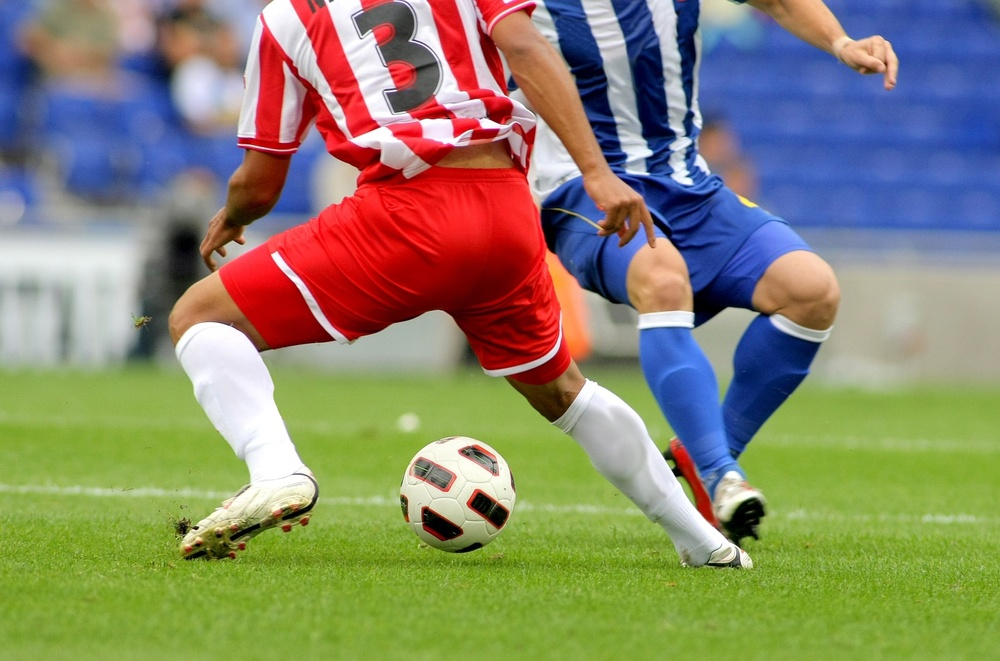
#> input picture ch2/soccer.jpg, 1000 x 661 px, shrunk from 1434 x 948 before the run
$ python 2-3slicing.py
#> lines starting #> are read from the running program, lines starting #| are printed output that depends on the picture
import cv2
import sys
import numpy as np

img = cv2.imread('soccer.jpg')
#> img is the input picture: shape (661, 1000, 3); mean B, G, R 107.3, 133.3, 136.8
if img is None:
    sys.exit('파일을 찾을 수 없습니다.')

print(type(img))
#| <class 'numpy.ndarray'>
print(img.shape)
#| (661, 1000, 3)

# 1 numpy의 슬라이싱slicing
# cv2.imshow('Upper left half', img[0:img.shape[0]//2, 0:img.shape[1]//2, :])
# cv2.imshow('Central half', img[img.shape[0]//4:3*img.shape[0]//4, img.shape[1]//4:3*img.shape[1]//4, :])

# cv2.imshow('Red channel', img[:, :, 2])   # OpenCV는 BGR로 색상값 저장
# cv2.imshow('Green channel', img[:, :, 1])   # 다른 색상 값이 없으므로, 그레이 이미지로 출력 됨
# cv2.imshow('Blue channel', img[:, :, 0])

# 2 OpenCV의 split
b, g, r = cv2.split(img)
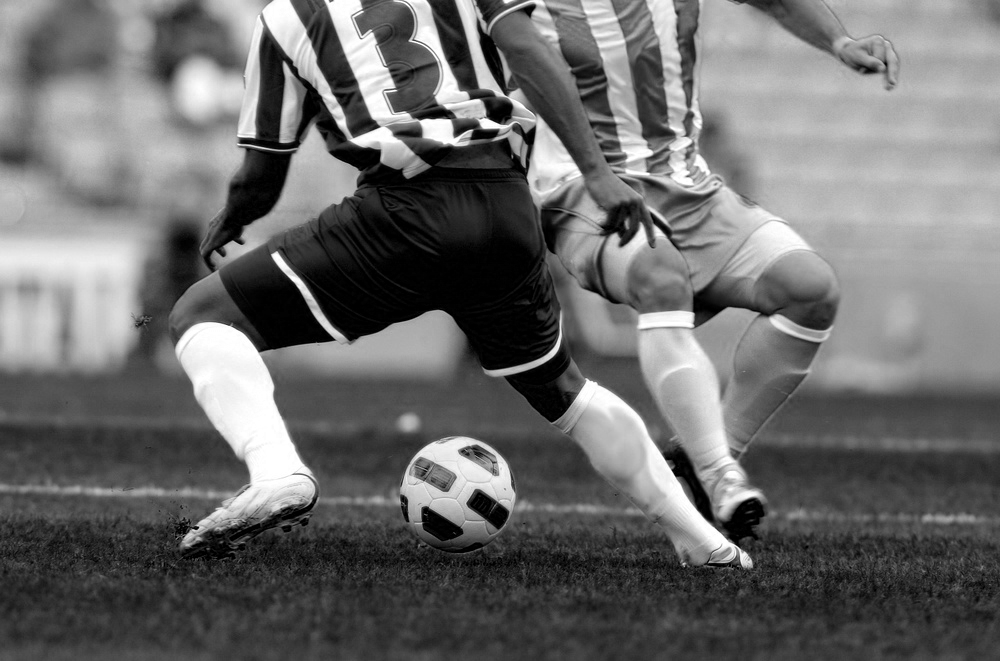
#> b: shape (661, 1000); min 0, max 255, mean 107.3
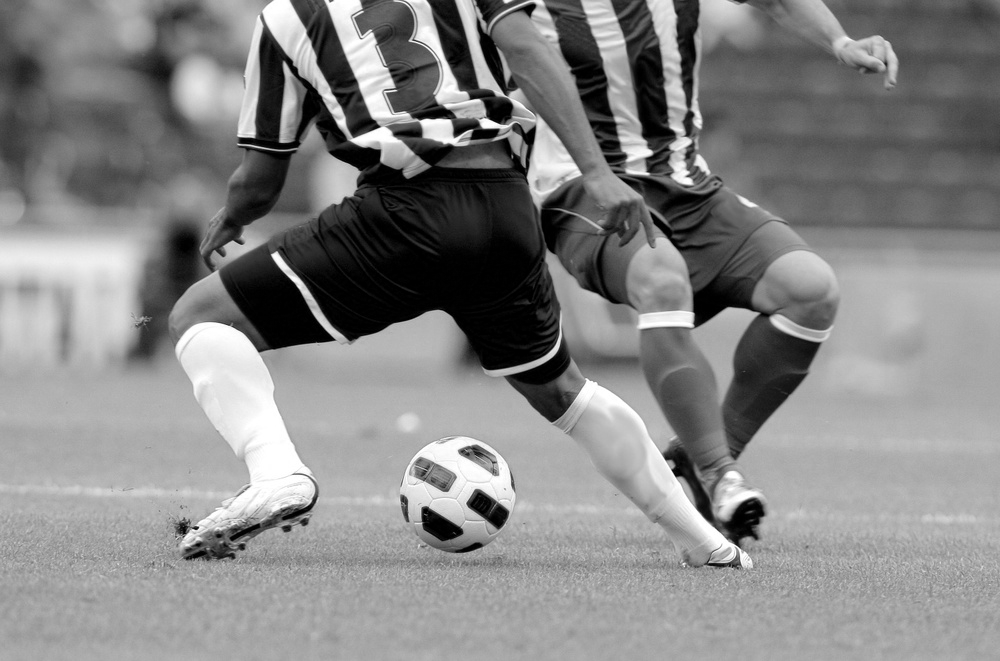
#> g: shape (661, 1000); min 0, max 255, mean 133.3
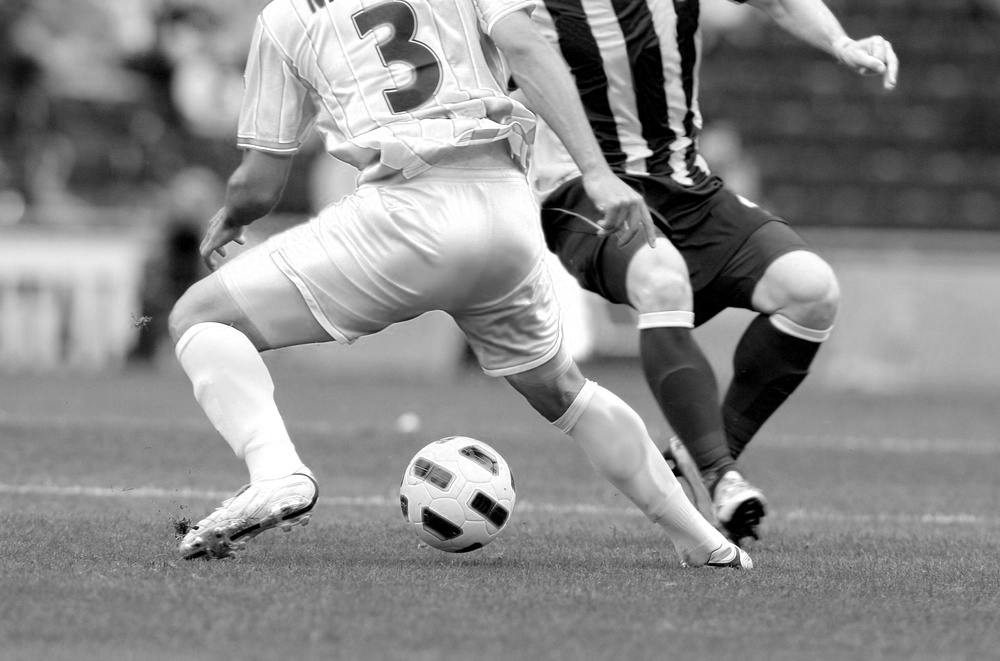
#> r: shape (661, 1000); min 0, max 255, mean 136.8
black = np.zeros((img.shape[0], img.shape[1]), np.uint8)    # 이미지 크기의 0으로 채운 배열 (black)
img_R = cv2.merge((black, black, r))    # 해당 색상 값을 가진 이미지 생성
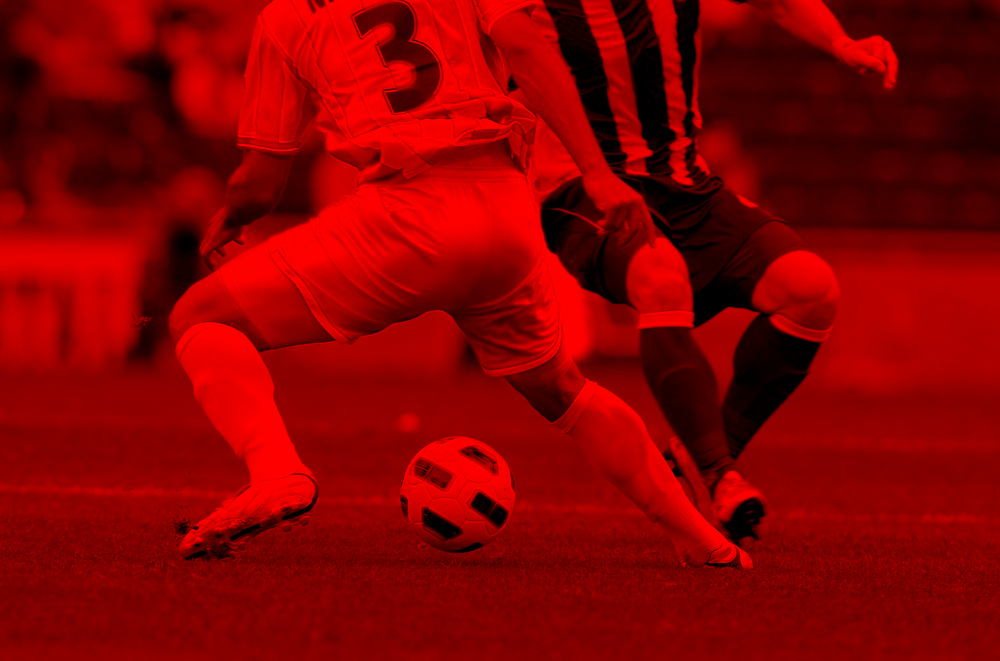
#> img_R: shape (661, 1000, 3); mean of channels 0, 1, 2 0, 0, 136.8; drawn as B, G, R
img_B = cv2.merge((b, black, black))
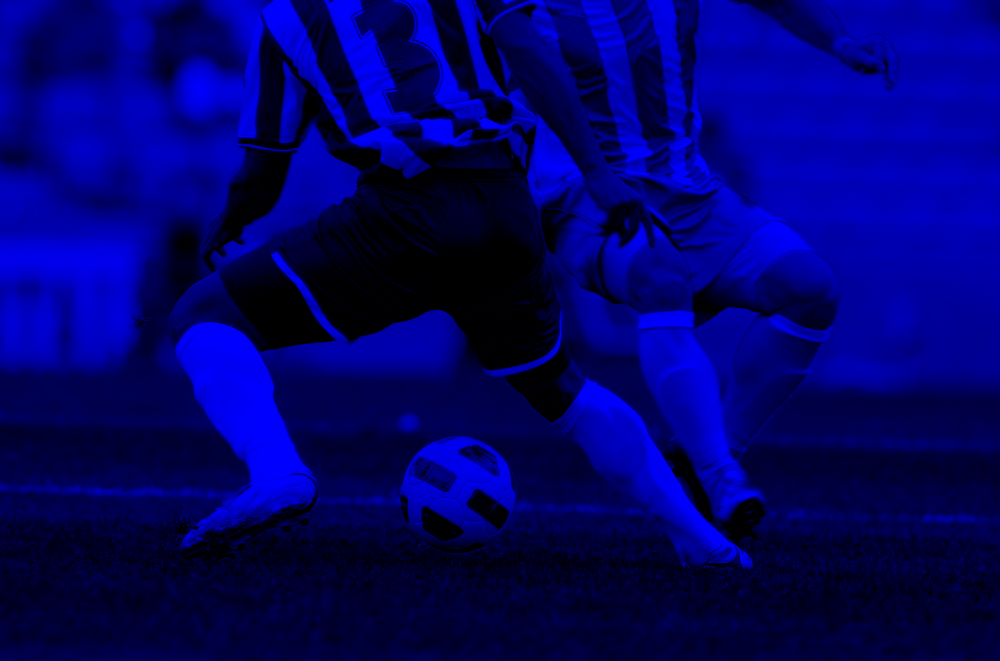
#> img_B: shape (661, 1000, 3); mean of channels 0, 1, 2 107.3, 0, 0; drawn as B, G, R
cv2.imshow('Red in Color', img_R)
cv2.imshow('Blue in Color', img_B)

cv2.waitKey()
cv2.destroyAllWindows()

$ run again, with ch2/girl_laughing.jpg copied over ch2/soccer.jpg
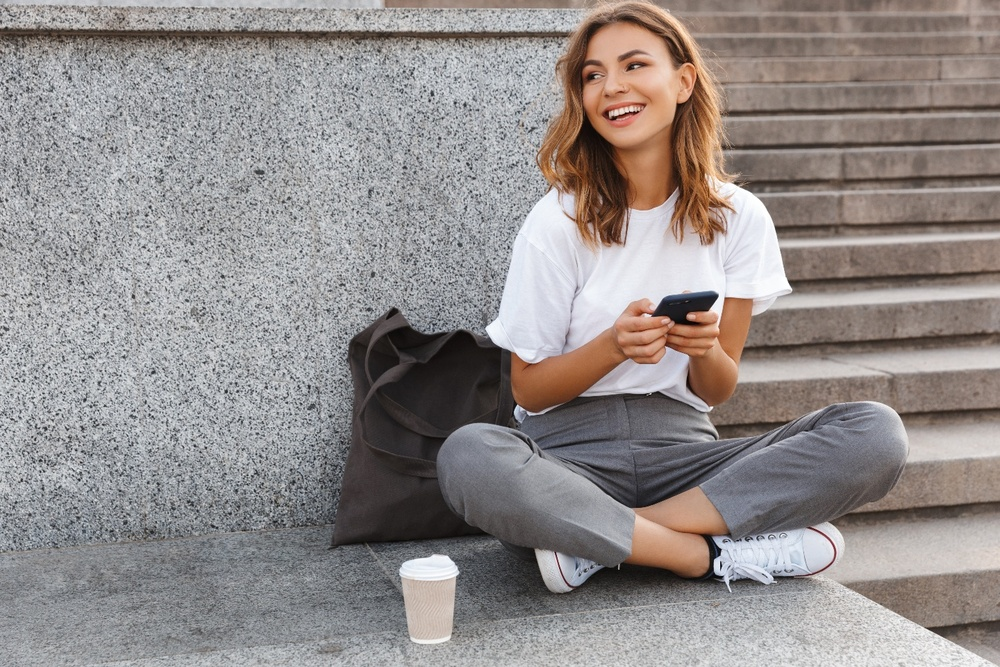
#> input picture ch2/girl_laughing.jpg, 1000 x 667 px, shrunk from 1440 x 960 before the run
#> img is the input picture: shape (667, 1000, 3); mean B, G, R 139.3, 140.6, 146.9
#| <class 'numpy.ndarray'>
#| (667, 1000, 3)
#> `img_R = cv2.merge((black, black, r))`:
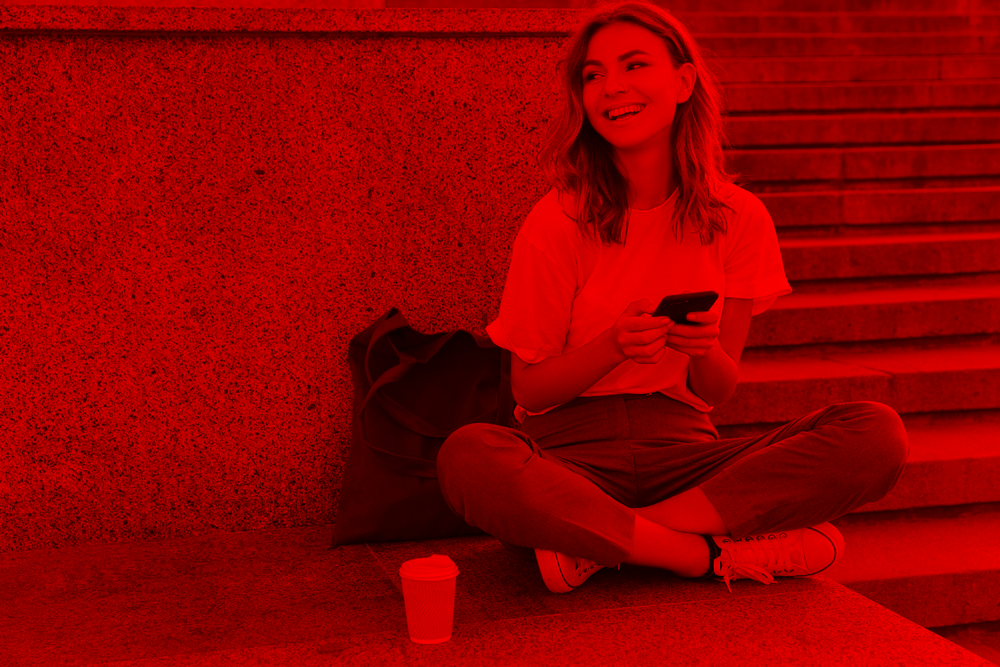
#> img_R: shape (667, 1000, 3); mean of channels 0, 1, 2 0, 0, 146.9; drawn as B, G, R
#> `img_B = cv2.merge((b, black, black))`:
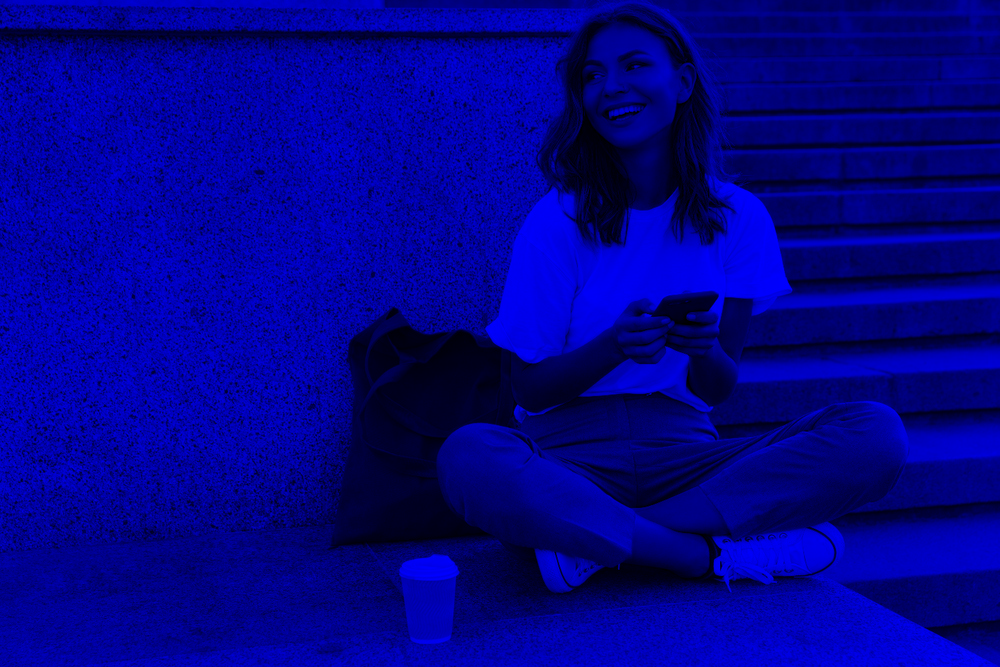
#> img_B: shape (667, 1000, 3); mean of channels 0, 1, 2 139.3, 0, 0; drawn as B, G, R
